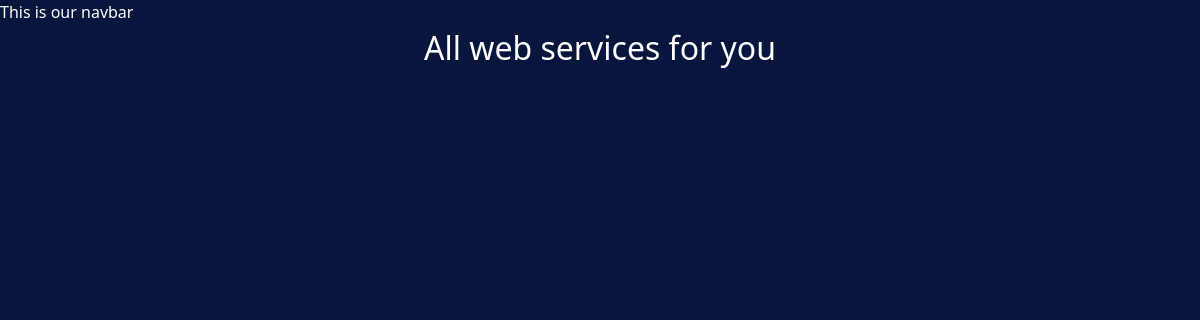
The page /kapil/ on the database as committed earlier.
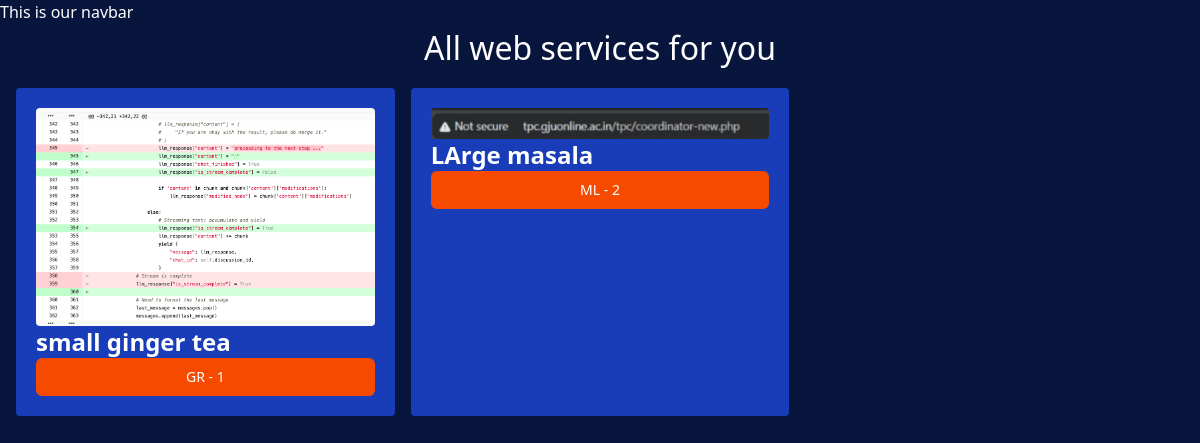
The same page on the database as committed later.
### kapil/models.py (models this page shows, shortened)
class ChaiVarity(models.Model):
    CHAI_TYPE_CHOICE = [
        ('ML', 'MASALA'),
        ('GR', 'GINGER'),
        ('KL', 'KIWI'),
        ('PL', 'PLAIN'),
        ('EL', 'ELACHI')
    ]
    name = models.CharField(max_length=100)
    image = models.ImageField(upload_to='chais/')
    date_added = models.DateTimeField(default=timezone.now)
    type = models.CharField(max_length=2, choices=CHAI_TYPE_CHOICE)
    description = models.TextField(default='')

### kapil/views.py (the view)
# urls.py: path('', views.all_chai, name='all_kapil'),
def all_chai(request):
    chais = ChaiVarity.objects.all()
    return render(request, 'kapil/all_kapil.html', {'chais': chais})

### kapil/templates/kapil/all_kapil.html (shortened to what this page needs)
{% extends 'layout.html' %}
{% block content %}
    <h1>All web services for you</h1>
    <div class="grid grid-cols-3 gap-4 m-4">
    {% for chai in chais %}
  <div class="bg-blue-800 p-5 rounded">
    <img class="rounded" src="{{chai.image.url}}" alt="">
    <h3 class="text-2xl font-bold" >{{chai.name}}</h3>
    <a href="{% url 'chai_detail' chai.id %}">
      <button
      type = "button"
      class="inline-flex items-center w-[100%] justify-center px-4 py-2 border border-transparent text-sm font-medium rounded-md
text-white
bg-orange-600
hover:bg-orange-700
focus: outline-none focus:ring-2 focus:ring-offset-2 focus:ring-orange-500"
      >
        {{chai.type}} - {{chai.id}}
      </button>
    </a>
  </div>
    {% endfor %}
{% endblock  %}

Rows that differ between the two databases and show on the page:
added ChaiVarity: image (picture), name "small ginger tea", type "GR", id "1"
added ChaiVarity: image (picture), name "LArge masala", type "ML", id "2"
